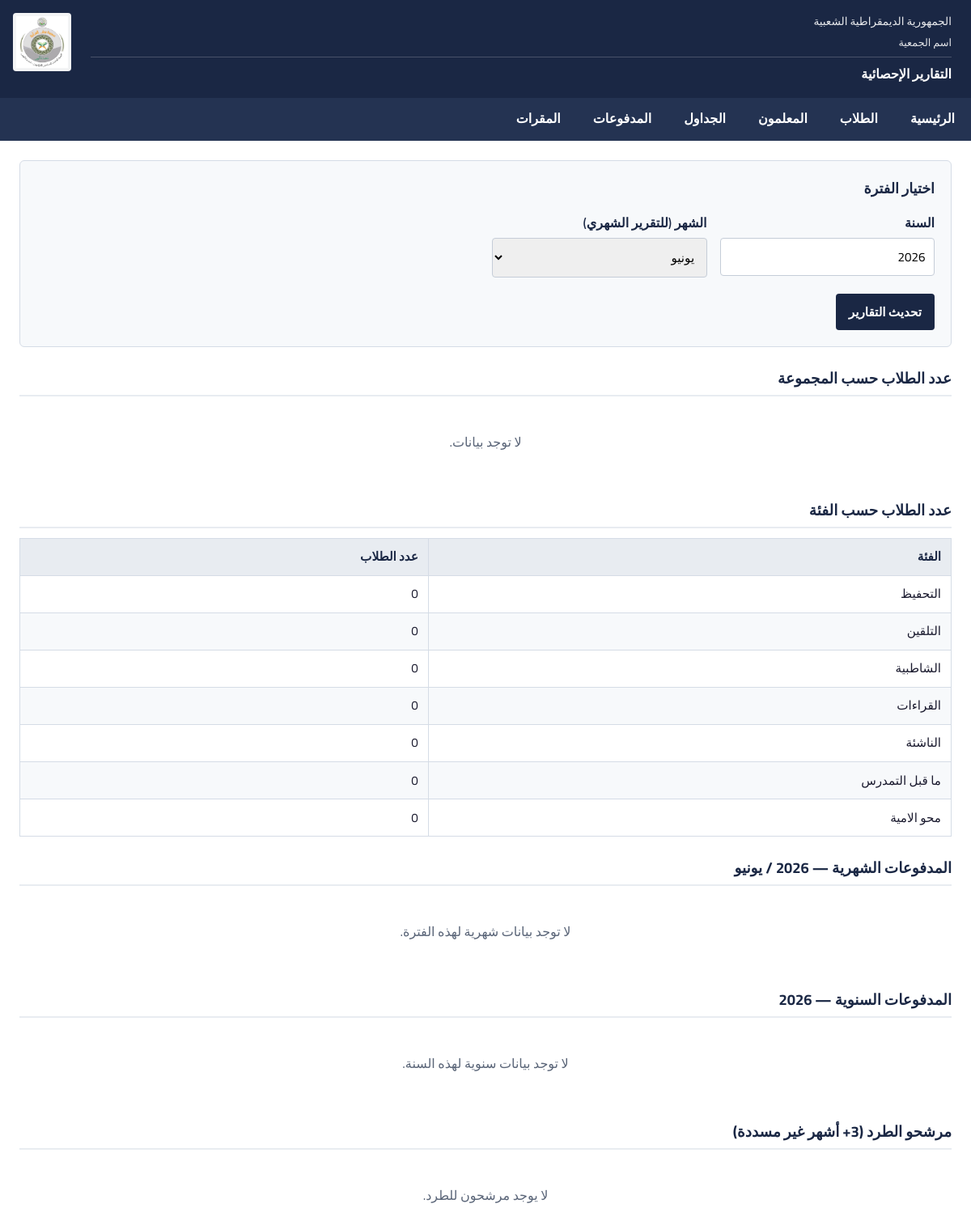
Page /reports on the committed database.
### tables this page shows
CREATE TABLE category (
    id INTEGER PRIMARY KEY AUTOINCREMENT,
    name TEXT NOT NULL,
    payment_type TEXT NOT NULL CHECK(payment_type IN ('شهريا', 'سنويا', 'لا يوجد')),
    has_levels INTEGER NOT NULL DEFAULT 0
);

### app.py (the view)
@app.route("/reports")
def reports():
    db = get_db()
    import datetime
    now = datetime.date.today()
    year = int(request.args.get("year", now.year))
    month = int(request.args.get("month", now.month))
    count_per_class = db.execute("""
        SELECT
            cat.name AS category_name,
            t.first_name || ' ' || t.last_name AS teacher_name,
            c.group_number,
            COUNT(s.id) AS student_count
        FROM class c
        JOIN category cat ON c.category_id = cat.id
        JOIN teacher t ON c.teacher_id = t.id
        LEFT JOIN student s ON s.class_id = c.id AND s.is_active = 1
        GROUP BY c.id
        ORDER BY cat.name, t.last_name
    """).fetchall()
    count_per_category = db.execute("""
        SELECT
            cat.name AS category_name,
            COUNT(s.id) AS student_count
        FROM category cat
        LEFT JOIN class c ON c.category_id = cat.id
        LEFT JOIN student s ON s.class_id = c.id AND s.is_active = 1
        GROUP BY cat.id
        ORDER BY cat.name
    """).fetchall()
    monthly_report = db.execute("""
        SELECT
            cat.name AS category_name,
            COUNT(p.id) AS total_students,
            SUM(p.amount) AS expected_total,
            SUM(CASE WHEN p.paid = 1 THEN p.amount ELSE 0 END) AS collected,
            SUM(CASE WHEN p.paid = 0 THEN p.amount ELSE 0 END) AS outstanding
        FROM payment p
        JOIN student s ON p.student_id = s.id
        JOIN class c ON s.class_id = c.id
        JOIN category cat ON c.category_id = cat.id
        WHERE p.payment_type = 'شهريا'
          AND p.year = ? AND p.month = ?
        GROUP BY cat.id
        ORDER BY cat.name
    """, (year, month)).fetchall()
    annual_report = db.execute("""
        SELECT
            cat.name AS category_name,
            COUNT(p.id) AS total_students,
            SUM(p.amount) AS expected_total,
            SUM(CASE WHEN p.paid = 1 THEN p.amount ELSE 0 END) AS collected,
            SUM(CASE WHEN p.paid = 0 THEN p.amount ELSE 0 END) AS outstanding
        FROM payment p
        JOIN student s ON p.student_id = s.id
        JOIN class c ON s.class_id = c.id
        JOIN category cat ON c.category_id = cat.id
        WHERE p.payment_type = 'سنويا' AND p.year = ?
        GROUP BY cat.id
        ORDER BY cat.name
    """, (year,)).fetchall()
    expulsion = db.execute("""
        SELECT
            s.id, s.first_name, s.last_name, s.parent_phone,
            cat.name AS category_name,
            t.first_name || ' ' || t.last_name AS teacher_name,
            COUNT(*) AS missed_months
        FROM student s
        JOIN payment p ON p.student_id = s.id
        JOIN class c ON s.class_id = c.id
        JOIN category cat ON c.category_id = cat.id
        JOIN teacher t ON c.teacher_id = t.id
        WHERE p.paid = 0 AND s.is_active = 1
        GROUP BY s.id
        HAVING missed_months >= 3
        ORDER BY missed_months DESC
    """).fetchall()
    return render_template("reports.html",
                           count_per_class=count_per_class,
                           count_per_category=count_per_category,
                           monthly_report=monthly_report,
                           annual_report=annual_report,
                           expulsion=expulsion,
                           year=year,
                           month=month,
                           months=MONTHS)

### app.py (called while the page is built)
def get_db():
    if "db" not in g:
        g.db = sqlite3.connect("school.db")
        g.db.row_factory = sqlite3.Row
    return g.db

### templates/reports.html (shortened to what this page needs)
{% extends "base.html" %}
{% set month_names = {
    1: 'يناير', 2: 'فبراير', 3: 'مارس', 4: 'أبريل',
    5: 'مايو', 6: 'يونيو', 7: 'يوليو', 8: 'أغسطس',
    9: 'سبتمبر', 10: 'أكتوبر', 11: 'نوفمبر', 12: 'ديسمبر'
} %}
{% block page_title %}التقارير الإحصائية{% endblock %}
{% block content %}
<div class="card">
    <h2>اختيار الفترة</h2>
    <form method="get" action="{{ url_for('reports') }}">
        <div class="form-grid">
            <div class="form-group">
                <label for="year">السنة</label>
                <input type="number" id="year" name="year" value="{{ year }}" min="2020" max="2030">
            </div>
            <div class="form-group">
                <label for="month">الشهر (للتقرير الشهري)</label>
                <select id="month" name="month">
                    {% for m in months %}
                    <option value="{{ m }}" {% if m == month %}selected{% endif %}>{{ month_names[m] }}</option>
                    {% endfor %}
                </select>
            </div>
        </div>
        <div class="form-actions">
            <button type="submit" class="btn btn-primary">تحديث التقارير</button>
        </div>
    </form>
</div>
<h2 class="section-title">عدد الطلاب حسب المجموعة</h2>
{% if count_per_class %}
<table class="data-table">
    <thead>
        <tr>
            <th>الفئة</th>
            <th>الأستاذ</th>
            <th>رقم المجموعة</th>
            <th>عدد الطلاب</th>
        </tr>
    </thead>
    <tbody>
        {% for row in count_per_class %}
        <tr>
            <td>{{ row.category_name }}</td>
            <td>{{ row.teacher_name }}</td>
            <td>{{ row.group_number }}</td>
            <td>{{ row.student_count }}</td>
        </tr>
        {% endfor %}
    </tbody>
</table>
{% else %}
<p class="empty-msg">لا توجد بيانات.</p>
{% endif %}
<h2 class="section-title">عدد الطلاب حسب الفئة</h2>
{% if count_per_category %}
<table class="data-table">
    <thead>
        <tr>
            <th>الفئة</th>
            <th>عدد الطلاب</th>
        </tr>
    </thead>
    <tbody>
        {% for row in count_per_category %}
        <tr>
            <td>{{ row.category_name }}</td>
            <td>{{ row.student_count }}</td>
        </tr>
        {% endfor %}
    </tbody>
</table>
{% endif %}
<h2 class="section-title">المدفوعات الشهرية — {{ year }} / {{ month_names[month] }}</h2>
{% if monthly_report %}
<table class="data-table">
    <thead>
        <tr>
            <th>الفئة</th>
            <th>عدد السجلات</th>
            <th>المتوقع</th>
            <th>المحصّل</th>
            <th>المتبقي</th>
        </tr>
    </thead>
    <tbody>
        {% for row in monthly_report %}
        <tr>
            <td>{{ row.category_name }}</td>
            <td>{{ row.total_students }}</td>
            <td>{{ row.expected_total or 0 }}</td>
            <td>{{ row.collected or 0 }}</td>
            <td>{{ row.outstanding or 0 }}</td>
        </tr>
        {% endfor %}
    </tbody>
</table>
{% else %}
<p class="empty-msg">لا توجد بيانات شهرية لهذه الفترة.</p>
{% endif %}
<h2 class="section-title">المدفوعات السنوية — {{ year }}</h2>
{% if annual_report %}
<table class="data-table">
    <thead>
        <tr>
            <th>الفئة</th>
            <th>عدد السجلات</th>
            <th>المتوقع</th>
            <th>المحصّل</th>
            <th>المتبقي</th>
        </tr>
    </thead>
    <tbody>
        {% for row in annual_report %}
        <tr>
            <td>{{ row.category_name }}</td>
            <td>{{ row.total_students }}</td>
            <td>{{ row.expected_total or 0 }}</td>
            <td>{{ row.collected or 0 }}</td>
            <td>{{ row.outstanding or 0 }}</td>
        </tr>
        {% endfor %}
    </tbody>
</table>
{% else %}
<p class="empty-msg">لا توجد بيانات سنوية لهذه السنة.</p>
{% endif %}
<h2 class="section-title">مرشحو الطرد (3+ أشهر غير مسددة)</h2>
{% if expulsion %}
<table class="data-table">
    <thead>
        <tr>
            <th>الاسم</th>
            <th>اللقب</th>
            <th>هاتف الولي</th>
            <th>الفئة</th>
            <th>الأستاذ</th>
            <th>الأشهر غير المسددة</th>
        </tr>
    </thead>
    <tbody>
        {% for e in expulsion %}
        <tr>
            <td>{{ e.first_name }}</td>
            <td>{{ e.last_name }}</td>
            <td>{{ e.parent_phone }}</td>
            <td>{{ e.category_name }}</td>
            <td>{{ e.teacher_name }}</td>
            <td>{{ e.missed_months }}</td>
        </tr>
        {% endfor %}
    </tbody>
</table>
{% else %}
<p class="empty-msg">لا يوجد مرشحون للطرد.</p>
{% endif %}
{% endblock %}

### templates/base.html (shortened to what this page needs)
<!DOCTYPE html>
<html dir="rtl" lang="ar">
<head>
</head>
<body>
    <header class="site-header">
        <img class="header-logo" src="{{ url_for('static', filename='logo.png.jpg') }}" alt="شعار المدرسة">
        <div class="header-layout">
            <div class="header-text">
                <div class="header-republic">الجمهورية الديمقراطية الشعبية</div>
                <div class="header-association">اسم الجمعية</div>
                <div class="header-page-title">{% block page_title %}{% endblock %}</div>
            </div>
        </div>
    </header>
    <nav class="main-nav">
        <a href="{{ url_for('home') }}" {% if request.endpoint == 'home' %}class="active"{% endif %}>الرئيسية</a>
        <a href="{{ url_for('students') }}" {% if request.endpoint and 'student' in request.endpoint %}class="active"{% endif %}>الطلاب</a>
        <a href="{{ url_for('teachers') }}" {% if request.endpoint and 'teacher' in request.endpoint %}class="active"{% endif %}>المعلمون</a>
        <a href="{{ url_for('classes') }}" {% if request.endpoint and ('class' in request.endpoint or 'schedule' in request.endpoint) %}class="active"{% endif %}>الجداول</a>
        <a href="{{ url_for('payments_home') }}" {% if request.endpoint and 'payment' in request.endpoint %}class="active"{% endif %}>المدفوعات</a>
        <a href="{{ url_for('departs') }}" {% if request.endpoint and 'depart' in request.endpoint or request.endpoint and 'salle' in request.endpoint %}class="active"{% endif %}>المقرات</a>
    </nav>
    <main class="container">
        {% block content %}{% endblock %}
    </main>
</body>
</html>

### templates/base.html (style rules this page uses)
* { box-sizing: border-box; margin: 0; padding: 0; }
body { font-family: 'Cairo', sans-serif; background: #fff; color: #1a1a2e; line-height: 1.6; min-height: 100vh; }
.site-header { background: #1a2744; color: #fff; padding: 1rem 1.5rem; position: relative; }
.header-layout { display: flex; align-items: flex-start; gap: 1rem; padding-left: 5.5rem; min-height: 4.5rem; }
.header-logo { position: absolute; left: 1rem; top: 1rem; width: 72px; height: auto; max-height: 72px; object-fit: contain; border-radius: 4px; background: rgba(255, 255, 255, 0.95); padding: 4px; }
.header-text { flex: 1; }
.header-republic { font-size: 0.85rem; opacity: 0.9; margin-bottom: 0.25rem; }
.header-association { font-size: 0.8rem; opacity: 0.88; margin-bottom: 0.35rem; }
.header-page-title { font-size: 1rem; margin-top: 0.5rem; padding-top: 0.5rem; border-top: 1px solid rgba(255,255,255,0.2); font-weight: 600; }
nav.main-nav { background: #243352; display: flex; flex-wrap: wrap; gap: 0; }
nav.main-nav a { color: #fff; text-decoration: none; padding: 0.85rem 1.25rem; font-weight: 600; transition: background 0.15s; }
main.container { max-width: 1200px; margin: 0 auto; padding: 1.5rem; }
.btn { display: inline-block; padding: 0.5rem 1rem; border-radius: 4px; font-family: inherit; font-size: 0.95rem; font-weight: 600; text-decoration: none; cursor: pointer; border: none; }
.btn-primary { background: #1a2744; color: #fff; }
table.data-table { width: 100%; border-collapse: collapse; margin-top: 0.5rem; font-size: 0.95rem; }
table.data-table th, table.data-table td { padding: 0.65rem 0.75rem; text-align: right; border: 1px solid #d5dce6; }
table.data-table th { background: #e8ecf1; font-weight: 700; color: #1a2744; }
table.data-table tbody tr:nth-child(even) { background: #f7f9fb; }
.card { background: #f7f9fb; border: 1px solid #d5dce6; border-radius: 6px; padding: 1.25rem; margin-bottom: 1.25rem; }
.card h2, .card h3 { margin-bottom: 1rem; color: #1a2744; font-size: 1.1rem; }
.form-grid { display: grid; grid-template-columns: repeat(auto-fill, minmax(260px, 1fr)); gap: 1rem; }
.form-group label { display: block; margin-bottom: 0.35rem; font-weight: 600; color: #1a2744; }
.form-group input, .form-group select, .form-group textarea { width: 100%; padding: 0.5rem 0.65rem; border: 1px solid #c5cdd8; border-radius: 4px; font-family: inherit; font-size: 0.95rem; }
.form-actions { margin-top: 1.25rem; display: flex; gap: 0.75rem; flex-wrap: wrap; }
.empty-msg { text-align: center; padding: 2rem; color: #5a6578; }
.section-title { font-size: 1.15rem; margin: 1.5rem 0 0.75rem; color: #1a2744; border-bottom: 2px solid #e8ecf1; padding-bottom: 0.35rem; }

### rows in the picture
category: category_name "التحفيظ", student_count "0"
category: category_name "التلقين", student_count "0"
category: category_name "الشاطبية", student_count "0"
category: category_name "القراءات", student_count "0"
category: category_name "الناشئة", student_count "0"
category: category_name "ما قبل التمدرس", student_count "0"
category: category_name "محو الامية", student_count "0"

### other values in the picture
{{ year }} "2026"
{{ month_names[month] }} "يونيو"
form field month "يونيو"
